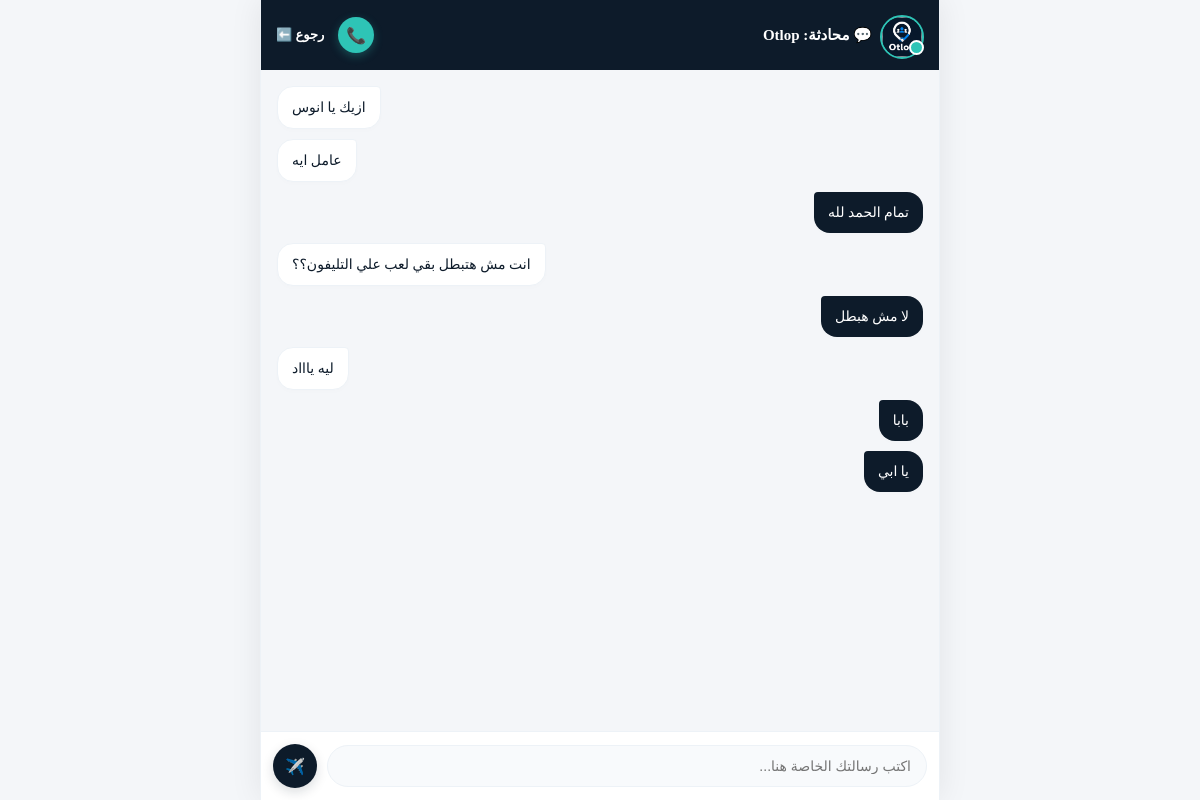
Screenshot of /chats/1/ (signed in) with the database file from the repository.
### accounts/models.py (models this page shows, shortened)
class User(AbstractUser):
    USER_TYPE_CHOICES = (
        ('client', 'طالب خدمة'),
        ('provider', 'مقدم خدمة'),
    )
    VERIFICATION_STATUS_CHOICES = (
        ('not_submitted', 'لم يتم تقديم الطلب'),
        ('pending', 'قيد المراجعة والتدقيق'),
        ('verified', 'حساب موثق ومؤكد'),
        ('rejected', 'تم رفض الطلب'),
    )
    phone_number = models.CharField(max_length=15, unique=True, null=True, blank=True, verbose_name="رقم الهاتف")
    user_type = models.CharField(max_length=10, choices=USER_TYPE_CHOICES, default='client', verbose_name="نوع الحساب")
    governorate = models.ForeignKey(Governorate, on_delete=models.SET_NULL, null=True, blank=True, verbose_name="المحافظة")
    city = models.ForeignKey(City, on_delete=models.SET_NULL, null=True, blank=True, verbose_name="المدينة / المركز")
    address_details = models.CharField(max_length=255, blank=True, null=True, verbose_name="تفاصيل العنوان (الشارع / الحي)")
    national_id = models.CharField(max_length=14, blank=True, null=True, verbose_name="الرقم القومي (14 رقم)")
    id_front_image = models.ImageField(upload_to='national_ids/front/', blank=True, null=True, verbose_name="صورة وجه البطاقة")
    id_back_image = models.ImageField(upload_to='national_ids/back/', blank=True, null=True, verbose_name="صورة ظهر البطاقة")
    verification_status = models.CharField(max_length=20, choices=VERIFICATION_STATUS_CHOICES, default='not_submitted', verbose_name="حالة التوثيق")
    category = models.ForeignKey(Category, on_delete=models.SET_NULL, null=True, blank=True, verbose_name="المهنة / التخصص")
    profile_picture = models.ImageField(upload_to='profile_pics/', blank=True, null=True, default='profile_pics/default_user.png', verbose_name="صورة الحساب")
    is_active_now = models.BooleanField(default=False, verbose_name="متاح الآن للعمل")
    latitude = models.FloatField(null=True, blank=True, verbose_name="خط العرض GPS")
    longitude = models.FloatField(null=True, blank=True, verbose_name="خط الطول GPS")
    last_location_update = models.DateTimeField(null=True, blank=True, verbose_name="آخر تحديث للموقع")
    category = models.ForeignKey(
        'Category',
        on_delete=models.SET_NULL,
        null=True,
        blank=True,
        related_name='providers',
        verbose_name="التخصص المهني الرئيسي (للفنيين فقط)"
    )
    interests = models.ManyToManyField(
        'Category',
        blank=True,
        related_name='interested_users',
        verbose_name="الاهتمامات والاحتياجات (لطالبي الخدمة فقط)"
    )

class ChatMessage(models.Model):
    sender = models.ForeignKey(User, on_delete=models.CASCADE, related_name='sent_messages')
    receiver = models.ForeignKey(User, on_delete=models.CASCADE, related_name='received_messages')
    message = models.TextField(verbose_name="نص الرسالة")
    is_read = models.BooleanField(default=False)
    created_at = models.DateTimeField(auto_now_add=True)
    class Meta:
        ordering = ['created_at'] # ترتيب الرسائل من الأقدم للأحدث داخل المحادثة

### accounts/views.py (the view, shortened to what this page needs)
# urls.py: path('chats/<int:user_id>/', chat_detail_view, name='chat_detail'),
@login_required
def chat_detail_view(request, user_id):
    other_user = get_object_or_404(User, id=user_id)
    messages = ChatMessage.objects.filter(
        (models.Q(sender=request.user) & models.Q(receiver=other_user)) |
        (models.Q(sender=other_user) & models.Q(receiver=request.user))
    )
    return render(request, 'accounts/chat_detail.html', {'other_user': other_user, 'chat_messages': messages})

### accounts/templates/accounts/chat_detail.html (shortened to what this page needs)
<!DOCTYPE html>
<html lang="ar" dir="rtl">
<head>
</head>
<body>
    <div class="chat-main-wrapper">
        <div class="chat-header">
            <div style="display: flex; align-items: center; gap: 12px;">
                <div style="position: relative; width: 40px; height: 40px; flex-shrink: 0; display: inline-block;">
                    {% if other_user.profile_picture %}
                        <img src="{{ other_user.profile_picture.url }}" style="width: 40px; height: 40px; border-radius: 50%; object-fit: cover; border: 2px solid {% if other_user.is_active_now %}#2ec4b6{% else %}var(--border-color){% endif %};">
                    {% else %}
                        <div style="width: 40px; height: 40px; border-radius: 50%; background: var(--input-bg); border: 1px solid var(--border-color); display: flex; align-items: center; justify-content: center; color: var(--text-muted); font-size: 18px; font-weight: bold;">👤</div>
                    {% endif %}
                    {% if other_user.is_active_now %}
                        <span style="position: absolute; bottom: 0; right: 0; width: 11px; height: 11px; background: #2ec4b6; border: 2px solid var(--card-bg); border-radius: 50%; animation: chat-pulse 2s infinite; display: inline-block;"></span>
                    {% endif %}
                </div>
                <h3 style="margin: 0; font-size: 15px; font-weight: 800; color: var(--text-main);">💬 محادثة: {{ other_user.username }}</h3>
            </div>
            <div style="display: flex; align-items: center; gap: 14px;">
                {% if other_user.is_active_now %}
                    <a href="{% url 'trigger_voice_call' other_user.id %}" style="text-decoration: none; background: #2ec4b6; color: white; width: 36px; height: 36px; border-radius: 50%; display: flex; align-items: center; justify-content: center; font-size: 16px; box-shadow: 0 3px 10px rgba(46,196,182,0.3); animation: chat-pulse 2s infinite;">📞</a>
                {% endif %}
                <a href="{% url 'chat_rooms_list' %}" class="btn-back-link" style="font-size: 13px; font-weight: 700; text-decoration: none;">رجوع ⬅️</a>
            </div>
        </div>
        <div class="chat-zone" id="chatMessagesContainer">
            {% for msg in chat_messages %}
                <div class="bubble {% if msg.sender == request.user %}my-msg{% else %}other-msg{% endif %}">
                    {{ msg.message }}
                </div>
            {% empty %}
                <p style="text-align: center; color: #a0aec0; font-size: 12px; margin: auto;" id="empty-chat-text">لا توجد رسائل سابقة. ابدأ المحادثة الآن وسجل عروضك! 🚀</p>
            {% endfor %}
        </div>
        <div class="input-zone-container">
            <form method="POST" class="chat-form">
                <input type="text" name="message" class="chat-input" placeholder="اكتب رسالتك الخاصة هنا..." required autocomplete="off">
                <button type="submit" style="background: #0d1b2a; color: white; border: none; width: 44px; height: 44px; border-radius: 50%; display: flex; align-items: center; justify-content: center; cursor: pointer; font-size: 16px; padding: 0; box-shadow: 0 4px 12px rgba(13,27,42,0.15); flex-shrink: 0;">✈️</button>
            </form>
        </div>
    </div>
</body>
</html>

### accounts/templates/accounts/chat_detail.html (style rules this page uses)
:root { --bg: #f4f6f9; --card-bg: #ffffff; --text-main: #0d1b2a; --text-muted: #718096; --border-color: #edf2f7; --input-bg: #f8fafc; }
html, body { margin: 0; padding: 0; height: 100vh; background-color: var(--bg) !important; color: var(--text-main) !important; font-family: 'Segoe UI', Arial, sans-serif; display: flex; justify-content: center; align-items: center; }
.chat-main-wrapper { width: 100%; max-width: 650px; height: 100vh; background-color: var(--bg) !important; display: flex; flex-direction: column; box-shadow: 0 0 30px rgba(0,0,0,0.08); }
.chat-header { background: #0d1b2a !important; color: white !important; padding: 15px; display: flex; align-items: center; justify-content: space-between; z-index: 100; }
.chat-header h3, .chat-header a { color: white !important; margin: 0; font-size: 15px; font-weight: 600; text-decoration: none; }
.chat-zone { flex-grow: 1; overflow-y: auto; padding: 15px; display: flex; flex-direction: column; gap: 12px; background-color: var(--bg) !important; }
.bubble { padding: 10px 14px; border-radius: 16px; font-size: 14px; line-height: 1.5; max-width: 75%; word-break: break-word; box-shadow: 0 2px 5px rgba(0,0,0,0.01); }
.my-msg { background: #0d1b2a !important; color: white !important; align-self: flex-start; border-top-left-radius: 4px; text-align: right; }
.other-msg { background-color: var(--card-bg) !important; color: var(--text-main) !important; align-self: flex-end; border-top-right-radius: 4px; border: 1px solid var(--border-color); text-align: right; }
.input-zone-container { background-color: var(--card-bg) !important; padding: 12px 15px; border-top: 1px solid var(--border-color); position: sticky; bottom: 0; }
.chat-form { display: flex; gap: 10px; align-items: center; }
.chat-input { flex-grow: 1; padding: 12px 15px; border-radius: 25px; border: 1px solid var(--border-color) !important; outline: none; font-size: 14px; background-color: var(--input-bg) !important; color: var(--text-main) !important; transition: 0.2s; }
html, body { margin: 0 !important; padding: 0 !important; width: 100% !important; height: 100vh !important; overflow: hidden !important; background: var(--bg-main); font-family: inherit; }
.chat-main-wrapper { display: flex; flex-direction: column; height: 100vh !important; width: 100% !important; max-width: 680px; margin: 0 auto !important; padding: 0 !important; border-radius: 0 !important; box-sizing: border-box; background: var(--card-bg); border-left: 1px solid var(--border-color); border-right: 1px solid var(--border-color); }
.chat-zone { flex-grow: 1; overflow-y: auto; padding: 16px; display: flex; flex-direction: column; gap: 10px; width: 100%; box-sizing: border-box; }
.input-zone-container { padding: 12px; background: var(--card-bg); border-top: 1px solid var(--border-color); width: 100%; box-sizing: border-box; }

### rows the page displays
User: profile_picture (picture), username "Otlop"
ChatMessage: message "ازيك يا انوس"
ChatMessage: message "عامل ايه"
ChatMessage: message "تمام الحمد لله"
ChatMessage: message "انت مش هتبطل بقي لعب علي التليفون؟؟"
ChatMessage: message "لا مش هبطل"
ChatMessage: message "ليه ياااد"
ChatMessage: message "بابا"
ChatMessage: message "يا ابي"
